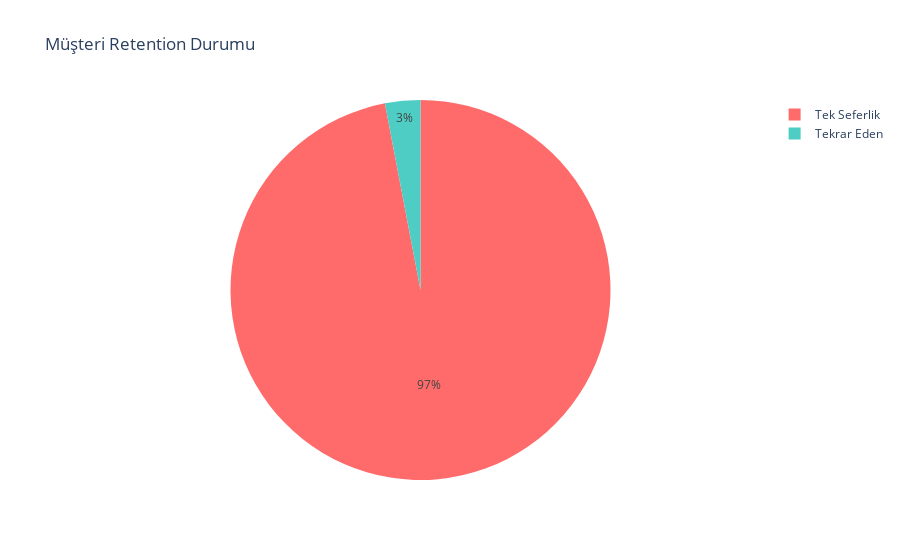

Notebook code cell kept with this figure:
### Markdown cell above
---
## 👥 Adım 3: Müşteri Davranışı

Müşteri başına sipariş sayısı ve retention analizi

### Code cell
# Müşteri başına sipariş
query = '''
SELECT c.customer_unique_id, COUNT(DISTINCT o.order_id) as order_count
FROM customers c
JOIN orders o ON c.customer_id = o.customer_id
WHERE o.order_status = 'delivered'
GROUP BY c.customer_unique_id
'''

with engine.connect() as conn:
    customer_orders = pd.read_sql(text(query), conn)

print('👥 Müşteri Sipariş Dağılımı')
print('='*40)
freq = customer_orders['order_count'].value_counts().sort_index()
for count in range(1, min(6, len(freq)+1)):
    if count in freq.index:
        pct = freq[count] / len(customer_orders) * 100
        print(f'{count} sipariş: {freq[count]:,} müşteri ({pct:.1f}%)')

tek_siparisli = (customer_orders['order_count'] == 1).mean() * 100
print(f'\n⚠️ Tek seferlik müşteri oranı: {tek_siparisli:.1f}%')

# Pie chart
fig = px.pie(values=[tek_siparisli, 100-tek_siparisli],
             names=['Tek Seferlik', 'Tekrar Eden'],
             title='Müşteri Retention Durumu',
             color_discrete_sequence=['#FF6B6B', '#4ECDC4'])
fig.show()

### Figure 1 — Plotly figure (JSON) as saved in the notebook; plotly's stock layout.template omitted (floating-point values rounded to 4 significant figures)
{"data": [{"domain": {"x": [0, 1], "y": [0, 1]}, "hovertemplate": "label=%{label}<br>value=%{value}<extra></extra>", "labels": ["Tek Seferlik", "Tekrar Eden"], "legendgroup": "", "name": "", "showlegend": true, "type": "pie", "values": [97.0, 3.0]}], "layout": {"legend": {"tracegroupgap": 0}, "piecolorway": ["#FF6B6B", "#4ECDC4"], "title": {"text": "Müşteri Retention Durumu"}}}
